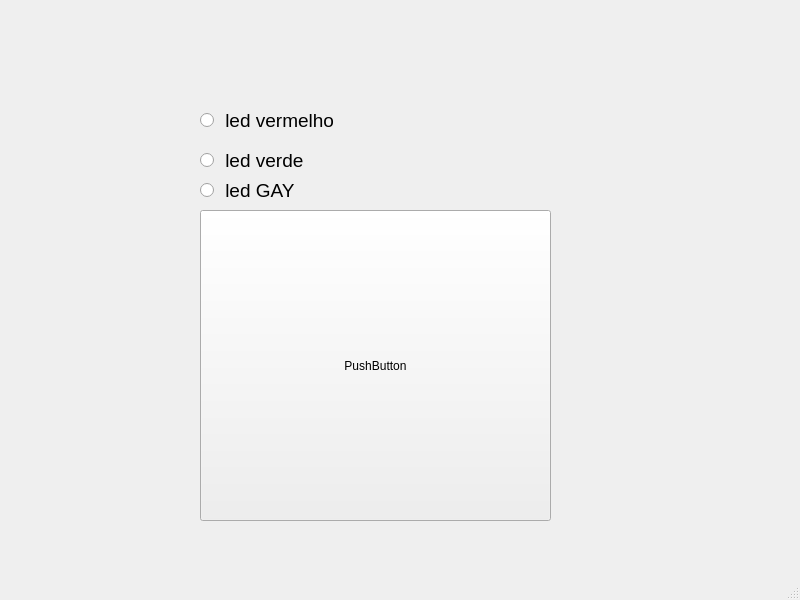
<?xml version="1.0" encoding="UTF-8"?>
<ui version="4.0">
 <class>MainWindow</class>
 <widget class="QMainWindow" name="MainWindow">
  <property name="geometry">
   <rect>
    <x>0</x>
    <y>0</y>
    <width>800</width>
    <height>600</height>
   </rect>
  </property>
  <property name="windowTitle">
   <string>MainWindow</string>
  </property>
  <widget class="QWidget" name="centralwidget">
   <widget class="QRadioButton" name="radioButton">
    <property name="geometry">
     <rect>
      <x>200</x>
      <y>110</y>
      <width>141</width>
      <height>21</height>
     </rect>
    </property>
    <property name="font">
     <font>
      <pointsize>14</pointsize>
     </font>
    </property>
    <property name="text">
     <string> led vermelho</string>
    </property>
   </widget>
   <widget class="QRadioButton" name="radioButton_2">
    <property name="geometry">
     <rect>
      <x>200</x>
      <y>150</y>
      <width>141</width>
      <height>21</height>
     </rect>
    </property>
    <property name="font">
     <font>
      <pointsize>14</pointsize>
     </font>
    </property>
    <property name="text">
     <string> led verde</string>
    </property>
   </widget>
   <widget class="QRadioButton" name="radioButton_3">
    <property name="geometry">
     <rect>
      <x>200</x>
      <y>180</y>
      <width>141</width>
      <height>21</height>
     </rect>
    </property>
    <property name="font">
     <font>
      <pointsize>14</pointsize>
     </font>
    </property>
    <property name="text">
     <string> led GAY</string>
    </property>
   </widget>
   <widget class="QPushButton" name="btn">
    <property name="geometry">
     <rect>
      <x>200</x>
      <y>210</y>
      <width>351</width>
      <height>311</height>
     </rect>
    </property>
    <property name="text">
     <string>PushButton</string>
    </property>
   </widget>
  </widget>
  <widget class="QMenuBar" name="menubar">
   <property name="geometry">
    <rect>
     <x>0</x>
     <y>0</y>
     <width>800</width>
     <height>21</height>
    </rect>
   </property>
  </widget>
  <widget class="QStatusBar" name="statusbar"/>
 </widget>
 <resources/>
 <connections/>
</ui>
